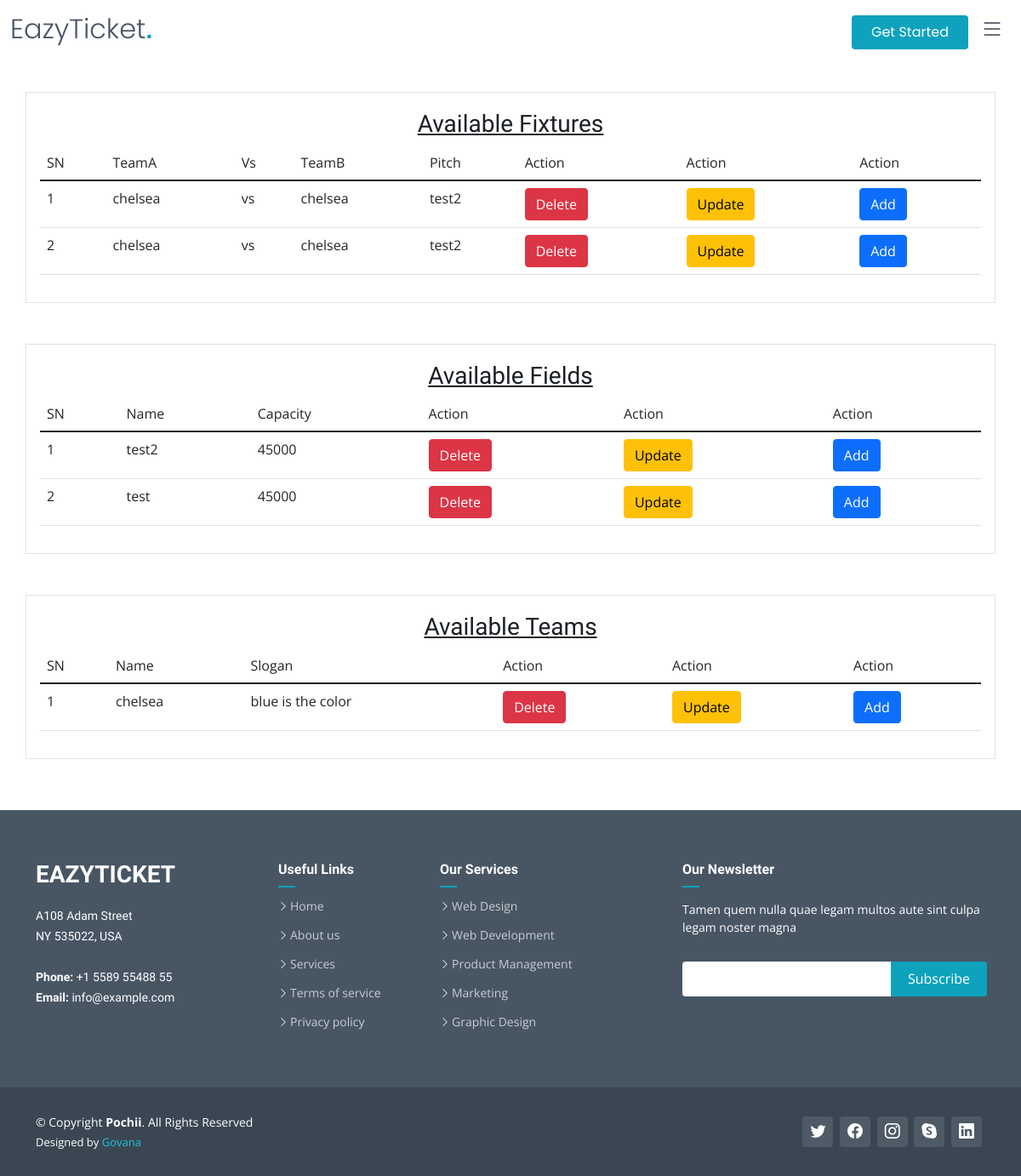
The page /AdminPage/ on the database as committed earlier.
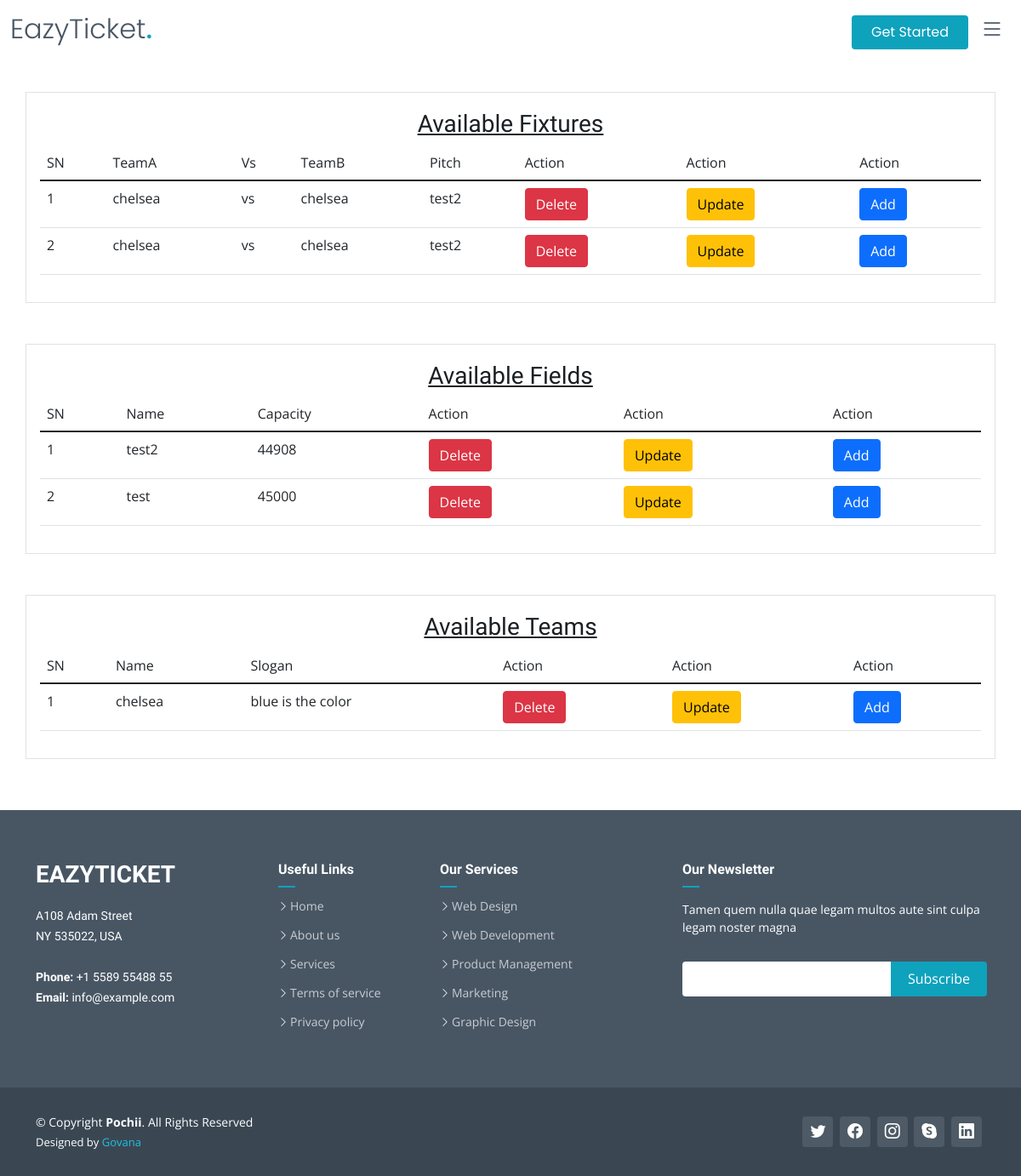
The same page on the database as committed later.
### core/models.py (models this page shows)
class Field(models.Model):
    name = models.CharField(max_length=100)
    capacity = models.PositiveBigIntegerField()
    location = models.CharField(max_length=100)
    def __str__(self):
        return self.name
    class Meta:
        verbose_name_plural = 'Fields'

### core/views.py (the view)
# urls.py: path('AdminPage/', AdminPage.as_view(), name='AdminPage'),
class AdminPage(TemplateView):
    template_name = 'AdminPage.html'
    def get_context_data(self, **kwargs):
        context = super().get_context_data(**kwargs)
        context['fixture'] = Fixture.objects.all()
        context['field'] = Field.objects.all()
        context['team'] = Team.objects.all()
        return context

### core/models.py (called while the page is built)
    def __str__(self):
        return self.name

### templates/AdminPage.html (shortened to what this page needs)
{% extends 'index.html' %}
{% load static %}
{% block content %}
    <main id="main m-5">
    <section id="AdminPage">
        <div class="container">
            <div class="row border 2px solid gray p-3 mt-5">
            <h3 class="text-center text-decoration-underline mt-1">Available Fixtures</h3>
           <table class="table">
          <thead>
          <tr>
              <td>SN</td>
              <td>TeamA</td>
              <td>Vs</td>
              <td>TeamB</td>
              <td>Pitch</td>
              <td>Action</td>
              <td>Action</td>
              <td>Action</td>
          </tr>
          </thead>
          <tbody>
          {% for fixture in fixture %}
            <tr>
                <td>{{ forloop.counter }}</td>
                <td>{{ fixture.TeamA }}</td>
                <td>vs</td>
                <td>{{ fixture.TeamB }}</td>
                <td>{{ fixture.Ground }}</td>
                <td><a class="btn btn-danger" href="{% url 'DeleteFixture' fixture.id %}">Delete</a></td>
                <td><a class="btn btn-warning" href="{% url 'UpdateFixture' fixture.id %}">Update</a> </td>
                <td><a class="btn btn-primary" href="{% url 'AddFixture' %}">Add</a> </td>
            </tr>
          {% endfor %}
          </tbody>
      </table>
                    </div>
                </div>
        <div class="container">
            <div class="row border 2px solid gray p-3 mt-5">
            <h3 class="text-center text-decoration-underline mt-1">Available Fields</h3>
           <table class="table">
          <thead>
          <tr>
              <td>SN</td>
              <td>Name</td>
              <td>Capacity</td>
              <td>Action</td>
              <td>Action</td>
              <td>Action</td>
          </tr>
          </thead>
          <tbody>
              {% for field in field %}
            <tr>
                <td>{{ forloop.counter }}</td>
                <td>{{ field.name }}</td>
                <td>{{ field.capacity }}</td>
                <td><a class="btn btn-danger" href="{% url 'DeleteField' field.id %}">Delete</a></td>
                <td><a class="btn btn-warning" href="{% url 'UpdateField' field.id %}">Update</a> </td>
                <td><a class="btn btn-primary" href="{% url 'AddField' %}">Add</a> </td>
            </tr>
          {% endfor %}
          </tbody>
      </table>
                    </div>
                </div>
        <div class="container">
            <div class="row border 2px solid gray p-3 mt-5">
            <h3 class="text-center text-decoration-underline mt-1">Available Teams</h3>
           <table class="table">
          <thead>
          <tr>
              <td>SN</td>
              <td>Name</td>
              <td>Slogan</td>
              <td>Action</td>
              <td>Action</td>
              <td>Action</td>
          </tr>
          </thead>
          <tbody>
          {% for team in team %}
            <tr>
                <td>{{ forloop.counter }}</td>
                <td>{{ team.name }}</td>
                <td>{{ team.slogan }}</td>
                <td><a class="btn btn-danger" href="{% url 'DeleteTeam' team.id %}">Delete</a></td>
                <td><a class="btn btn-warning" href="{% url 'UpdateTeam' team.id %}">Update</a> </td>
                <td><a class="btn btn-primary" href="{% url 'AddTeam' %}">Add</a> </td>
            </tr>
          {% endfor %}
          </tbody>
      </table>
                    </div>
                </div>
    </section>
    </main>
{% endblock %}

Rows that differ between the two databases and show on the page:
changed Field "test2": capacity "45000" → "44908"
